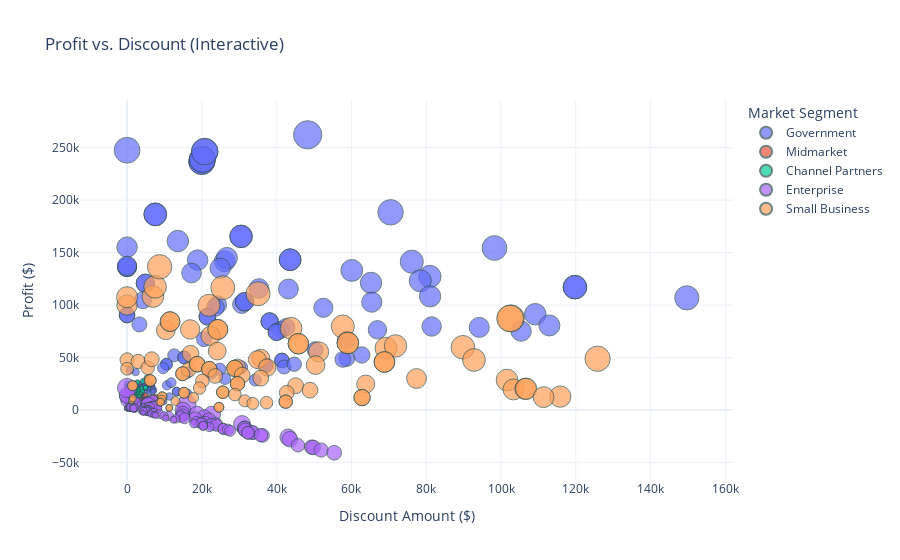

The cell this chart's notebook holds for it:
### Code cell
# --- Cell 9 ---
# Interactive scatter plot
fig2 = px.scatter(
    df,
    x="Discounts",           # ✅ opravený název sloupce
    y="Profit",
    color="Segment",
    size="Sales",
    hover_data=["Product", "Country"],
    title="Profit vs. Discount (Interactive)",
)

# Vylepšení vzhledu
fig2.update_traces(marker=dict(line=dict(width=1, color='DarkSlateGrey')))
fig2.update_layout(
    template="plotly_white",
    xaxis_title="Discount Amount ($)",
    yaxis_title="Profit ($)",
    legend_title="Market Segment"
)

# Export do HTML
html_path2 = VIS_PATH / "profit_vs_discount.html"
fig2.write_html(html_path2)
print(f"✅ Interactive chart saved to: {html_path2}")

fig2.show()
